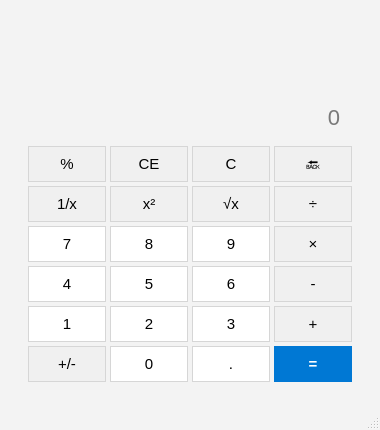
<?xml version="1.0" encoding="UTF-8"?>
<ui version="4.0">
 <class>MainWindow</class>
 <widget class="QMainWindow" name="MainWindow">
  <property name="geometry">
   <rect>
    <x>0</x>
    <y>0</y>
    <width>380</width>
    <height>430</height>
   </rect>
  </property>
  <property name="windowTitle">
   <string>Calculator</string>
  </property>
  <property name="styleSheet">
   <string notr="true">QMainWindow, QWidget#centralwidget { background: #f3f3f3; color: #000000; } QPushButton { min-height: 34px; font-size: 15px; color: #000000; border: 1px solid #d6d6d6; border-radius: 0px; background: #ffffff; } QPushButton#btnAdd, QPushButton#btnSubtract, QPushButton#btnMultiply, QPushButton#btnDivide, QPushButton#btnSign, QPushButton#btnpercentage, QPushButton#btnClear, QPushButton#btnClearEntry, QPushButton#btnBackspace, QPushButton#btnReciprocal, QPushButton#btnSquareRoot, QPushButton#btnSquare { background: #f0f0f0; } QPushButton:hover { background: #e5e5e5; } QPushButton:pressed { background: #d6d6d6; } QPushButton#btnEquals { background: #0078d4; color: white; font-weight: bold; border-color: #0078d4; } QLabel#expressionLabel { min-height: 20px; padding: 2px 10px 0px 10px; color: #666666; font-size: 12px; } QLineEdit#display { min-height: 42px; padding: 4px 10px; font-size: 22px; color: #000000; border: none; border-radius: 0px; background: #f3f3f3; }</string>
  </property>
  <widget class="QWidget" name="centralwidget">
   <widget class="QWidget" name="layoutWidget">
    <property name="geometry">
     <rect>
      <x>20</x>
      <y>20</y>
      <width>340</width>
      <height>370</height>
     </rect>
    </property>
    <layout class="QGridLayout" name="gridLayout_2">
     <property name="leftMargin">
      <number>8</number>
     </property>
     <property name="topMargin">
      <number>8</number>
     </property>
     <property name="rightMargin">
      <number>8</number>
     </property>
     <property name="bottomMargin">
      <number>8</number>
     </property>
     <property name="horizontalSpacing">
      <number>4</number>
     </property>
     <property name="verticalSpacing">
      <number>4</number>
     </property>
     <item row="6" column="0">
      <widget class="QPushButton" name="btnSign">
       <property name="text">
        <string>+/-</string>
       </property>
      </widget>
     </item>
     <item row="4" column="3">
      <widget class="QPushButton" name="btnSubtract">
       <property name="text">
        <string>-</string>
       </property>
      </widget>
     </item>
     <item row="6" column="3">
      <widget class="QPushButton" name="btnEquals">
       <property name="text">
        <string>=</string>
       </property>
      </widget>
     </item>
     <item row="1" column="3">
      <widget class="QPushButton" name="btnBackspace">
       <property name="text">
        <string>&#x1F519;</string>
       </property>
      </widget>
     </item>
     <item row="6" column="1">
      <widget class="QPushButton" name="btnnum0">
       <property name="text">
        <string>0</string>
       </property>
      </widget>
     </item>
     <item row="1" column="1">
      <widget class="QPushButton" name="btnClearEntry">
       <property name="text">
        <string>CE</string>
       </property>
      </widget>
     </item>
     <item row="5" column="1">
      <widget class="QPushButton" name="btnnum2">
       <property name="text">
        <string>2</string>
       </property>
      </widget>
     </item>
     <item row="0" column="0" colspan="4">
      <widget class="QWidget" name="displayPanel">
       <layout class="QVBoxLayout" name="displayLayout">
        <property name="spacing">
         <number>0</number>
        </property>
        <property name="leftMargin">
         <number>0</number>
        </property>
        <property name="topMargin">
         <number>0</number>
        </property>
        <property name="rightMargin">
         <number>0</number>
        </property>
        <property name="bottomMargin">
         <number>0</number>
        </property>
        <item>
         <widget class="QLabel" name="expressionLabel">
          <property name="text">
           <string/>
          </property>
          <property name="alignment">
           <set>Qt::AlignmentFlag::AlignRight|Qt::AlignmentFlag::AlignTrailing|Qt::AlignmentFlag::AlignVCenter</set>
          </property>
         </widget>
        </item>
        <item>
         <widget class="QLineEdit" name="display">
          <property name="alignment">
           <set>Qt::AlignmentFlag::AlignRight|Qt::AlignmentFlag::AlignTrailing|Qt::AlignmentFlag::AlignVCenter</set>
          </property>
          <property name="placeholderText">
           <string>0</string>
          </property>
         </widget>
        </item>
       </layout>
      </widget>
     </item>
     <item row="1" column="2">
      <widget class="QPushButton" name="btnClear">
       <property name="text">
        <string>C</string>
       </property>
      </widget>
     </item>
     <item row="6" column="2">
      <widget class="QPushButton" name="btnDecimal">
       <property name="text">
        <string>.</string>
       </property>
      </widget>
     </item>
     <item row="3" column="2">
      <widget class="QPushButton" name="btnnum9">
       <property name="text">
        <string>9</string>
       </property>
      </widget>
     </item>
     <item row="3" column="3">
      <widget class="QPushButton" name="btnMultiply">
       <property name="text">
        <string>×</string>
       </property>
      </widget>
     </item>
     <item row="1" column="0">
      <widget class="QPushButton" name="btnpercentage">
       <property name="text">
        <string>%</string>
       </property>
      </widget>
     </item>
     <item row="4" column="1">
      <widget class="QPushButton" name="btnnum5">
       <property name="text">
        <string>5</string>
       </property>
      </widget>
     </item>
     <item row="5" column="0">
      <widget class="QPushButton" name="btnnum1">
       <property name="text">
        <string>1</string>
       </property>
      </widget>
     </item>
     <item row="2" column="3">
      <widget class="QPushButton" name="btnDivide">
       <property name="text">
        <string>÷</string>
       </property>
      </widget>
     </item>
     <item row="2" column="0">
      <widget class="QPushButton" name="btnReciprocal">
       <property name="text">
        <string>1/x</string>
       </property>
      </widget>
     </item>
     <item row="2" column="2">
      <widget class="QPushButton" name="btnSquareRoot">
       <property name="text">
        <string>√x</string>
       </property>
      </widget>
     </item>
     <item row="5" column="2">
      <widget class="QPushButton" name="btnnum3">
       <property name="text">
        <string>3</string>
       </property>
      </widget>
     </item>
     <item row="3" column="1">
      <widget class="QPushButton" name="btnnum8">
       <property name="text">
        <string>8</string>
       </property>
      </widget>
     </item>
     <item row="3" column="0">
      <widget class="QPushButton" name="btnnum7">
       <property name="text">
        <string>7</string>
       </property>
      </widget>
     </item>
     <item row="2" column="1">
      <widget class="QPushButton" name="btnSquare">
       <property name="text">
        <string>x²</string>
       </property>
      </widget>
     </item>
     <item row="4" column="2">
      <widget class="QPushButton" name="btnnum6">
       <property name="text">
        <string>6</string>
       </property>
      </widget>
     </item>
     <item row="5" column="3">
      <widget class="QPushButton" name="btnAdd">
       <property name="text">
        <string>+</string>
       </property>
      </widget>
     </item>
     <item row="4" column="0">
      <widget class="QPushButton" name="btnnum4">
       <property name="text">
        <string>4</string>
       </property>
      </widget>
     </item>
    </layout>
   </widget>
  </widget>
  <widget class="QMenuBar" name="menubar">
   <property name="geometry">
    <rect>
     <x>0</x>
     <y>0</y>
     <width>380</width>
     <height>17</height>
    </rect>
   </property>
  </widget>
  <widget class="QStatusBar" name="statusbar"/>
 </widget>
 <resources/>
 <connections/>
</ui>
